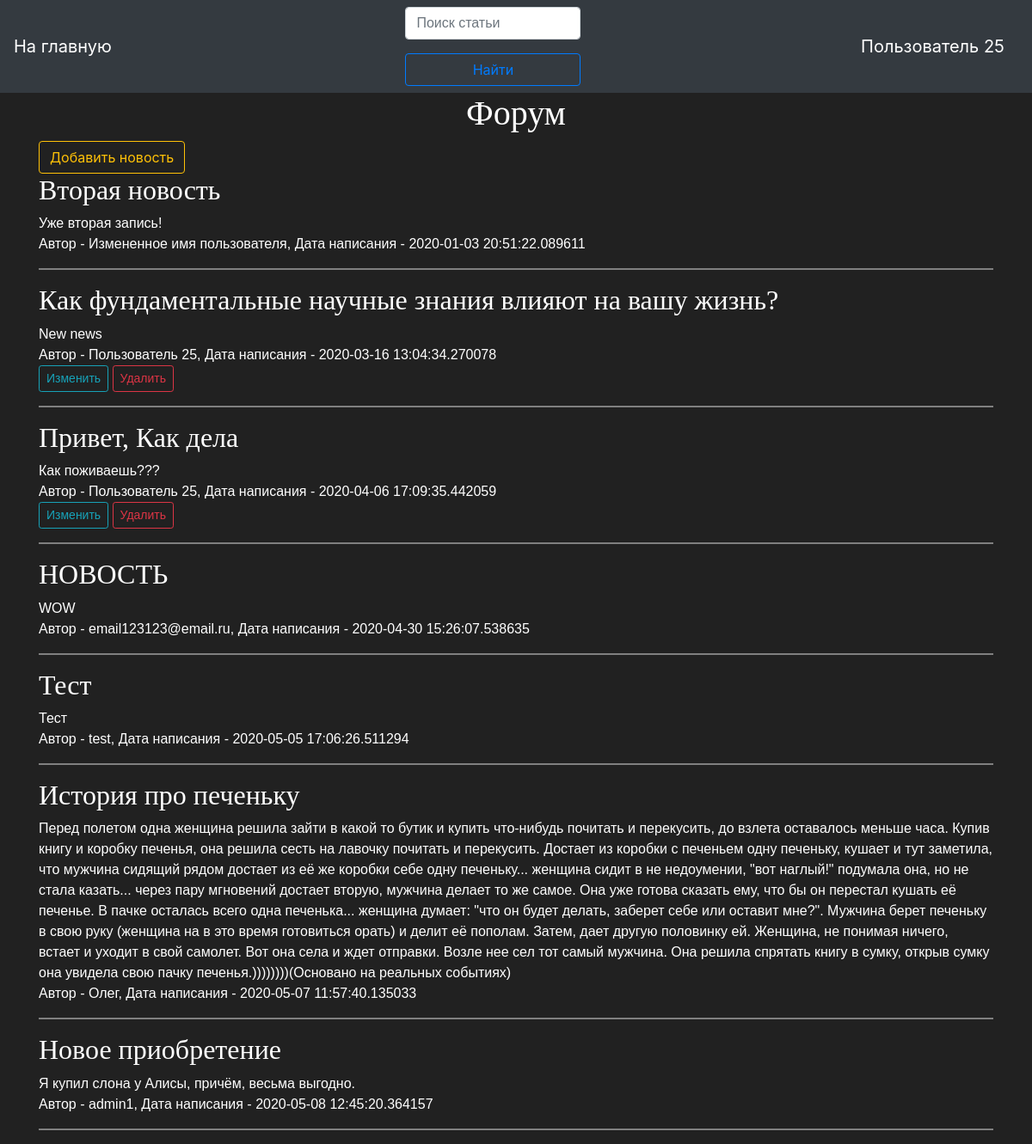
/ (signed in), run on the app's committed database.
### data/users.py (models this page shows, shortened)
class User(SqlAlchemyBase, UserMixin, SerializerMixin):
    __tablename__ = 'users'
    id = sqlalchemy.Column(sqlalchemy.Integer, primary_key=True, autoincrement=True)
    name = sqlalchemy.Column(sqlalchemy.String, nullable=True)
    about = sqlalchemy.Column(sqlalchemy.String, nullable=True)
    email = sqlalchemy.Column(sqlalchemy.String, index=True, unique=True, nullable=True)
    hashed_password = sqlalchemy.Column(sqlalchemy.String, nullable=True)
    created_date = sqlalchemy.Column(sqlalchemy.DateTime, default=datetime.datetime.now)
    news = orm.relation("News", back_populates='user')

### data/news.py (models this page shows)
class News(SqlAlchemyBase):
    __tablename__ = 'news'
    id = sqlalchemy.Column(sqlalchemy.Integer, primary_key=True, autoincrement=True)
    title = sqlalchemy.Column(sqlalchemy.String, nullable=True)
    content = sqlalchemy.Column(sqlalchemy.String, nullable=True)
    created_date = sqlalchemy.Column(sqlalchemy.DateTime, default=datetime.datetime.now)
    is_private = sqlalchemy.Column(sqlalchemy.Boolean, default=True)
    user_id = sqlalchemy.Column(sqlalchemy.Integer, sqlalchemy.ForeignKey("users.id"))
    user = orm.relation('User')

### main_auth.py (the view)
    @app.route("/")
    def index():
        global admin
        session = db_session.create_session()
        q = request.args.get('q')
        if q:
            news = session.query(News).filter(News.title.contains(q) | News.content.contains(q) & (News.is_private != True))
        elif current_user.is_authenticated:
            news = session.query(News).filter((News.user == current_user) | (News.is_private != True))
        else:
            news = session.query(News).filter(News.is_private != True)
        return render_template("index.html", news=news, admin=admin)

### data/db_session.py (called while the page is built)
def create_session() -> Session:
    global __factory
    return __factory()

### templates/index.html (shortened to what this page needs)
{% extends "base.html" %}
{% block content %}
<h1>Форум</h1>
{% if current_user.is_authenticated %}
    <a href="news" class="btn btn-outline-warning">Добавить новость</a>
{% endif %}
{% for item in news %}
<div class="col-md6">
    <h2>{{item.title}}</h2>
    <div>
        {{item.content}}
    </div>
    <div>
        Автор - {{item.user.name}}, Дата написания - {{item.created_date}}
    {% if current_user == item.user or admin == "да" and current_user.is_authenticated %}
    <div>
        <a href="/news/{{ item.id }}" class="btn btn-outline-info btn-sm">Изменить</a>
        <a href="/news_delete/{{ item.id }}" class="btn btn-outline-danger btn-sm">Удалить</a>
    </div>
    {% endif %}
    </div>
    <hr>
</div>
{% endfor %}
{% endblock %}

### templates/base.html (shortened to what this page needs)
<!DOCTYPE html>
<html lang="en">
<head>
    <link rel="stylesheet" href="https://stackpath.bootstrapcdn.com/bootstrap/4.4.1/css/bootstrap.min.css">
    <link rel="stylesheet" type="text/css" href="../static/css/style.css"/>
</head>
  <body>
    <header>
      <nav class="navbar navbar-dark bg-dark">
        <a class="navbar-brand" href="/">На главную</a>
        <form class="navbar-form navbar-left" method="GET">
          <div class="form-group">
            <input class="form-control" type="text" placeholder="Поиск статьи" name="q" value="{{ request.args.get('q', '') }}">
          </div>
          <button class="btn btn-outline-primary btn-block" type="submit" >Найти</button>
        </form>
          {% if current_user.is_authenticated %}
            <a class="navbar-brand" href="/logout">{{ current_user.name }}</a>
        {% else %}
            <p>
                <a class="btn btn-dark " href="/register">Зарегистрироваться</a>
                <a class="btn btn-dark" href="/login">Войти</a>
            </p>
        {% endif %}
      </nav>
    </header>
    <main role="main" class="container">
        {% block content %}{% endblock %}
    </main>
  </body>
</html>

### static/css/style.css (style rules this page uses)
h1 { font-family: Geneva, 'Times New Roman', Times, serif; text-align: center; }
h2 { font-family: Geneva, 'Times New Roman', Times, serif; }
div { font-family: Geneva, Arial, Helvetica, sans-serif; }
hr { border: none; height: 2px; background-color: grey; color: grey; }
body { background: #212121; color: #FFFFFF; }

### data on the page
User: name "Пользователь 25"
News: title "Вторая новость", content "Уже вторая запись!", user.name "Измененное имя пользователя", created_date "2020-01-03 20:51:22.089611"
News: title "Как фундаментальные научные знания влияют на вашу жизнь?", content "New news", user.name "Пользователь 25", created_date "2020-03-16 13:04:34.270078"
News: title "Привет, Как дела", content "Как поживаешь???", user.name "Пользователь 25", created_date "2020-04-06 17:09:35.442059"
News: title "НОВОСТЬ", content "WOW", user.name "email123123@email.ru", created_date "2020-04-30 15:26:07.538635"
News: title "Тест", content "Тест", user.name "test", created_date "2020-05-05 17:06:26.511294"
News: title "История про печеньку", content "Перед полетом одна женщина решила зайти в какой то бутик и купить что-нибудь почитать и перекусить, до взлета оставалось меньше часа. Купив книгу и коробку печенья, она решила сесть на лавочку почитать и перекусить. Достает из коробки с печеньем одну печеньку, кушает и тут заметила, что мужчина сидящий рядом достает из её же коробки себе одну печеньку... женщина сидит в не недоумении, \"вот наглый!\" подумала она, но не стала казать... через пару мгновений достает вторую, мужчина делает то же самое. Она уже готова сказать ему, что бы он перестал кушать её печенье. В пачке осталась всего одна печенька... женщина думает: \"что он будет делать, заберет себе или оставит мне?\". Мужчина берет…", user.name "Олег", created_date "2020-05-07 11:57:40.135033"
News: title "Новое приобретение", content "Я купил слона у Алисы, причём, весьма выгодно.", user.name "admin1", created_date "2020-05-08 12:45:20.364157"
